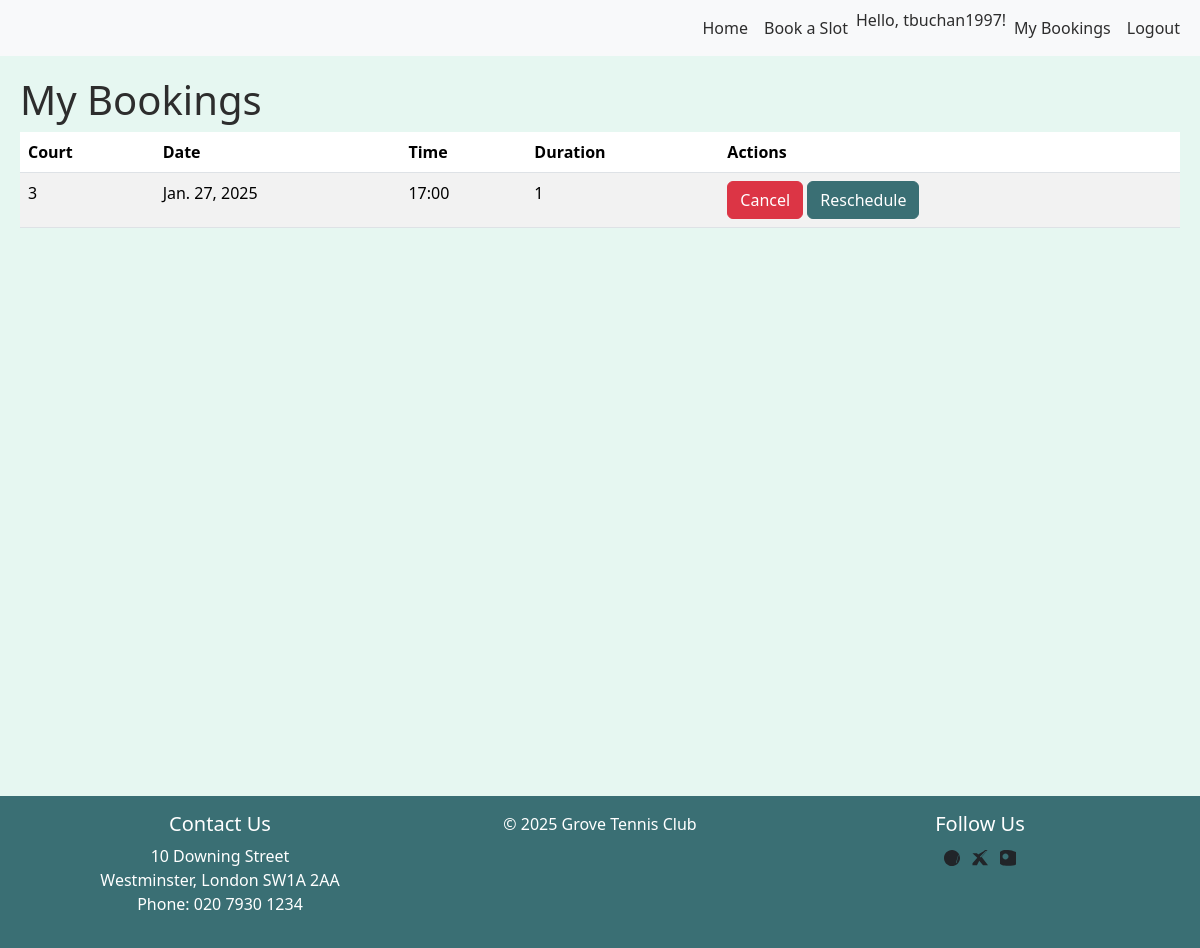
/bookings/ (signed in), run on an earlier commit of the app's database.
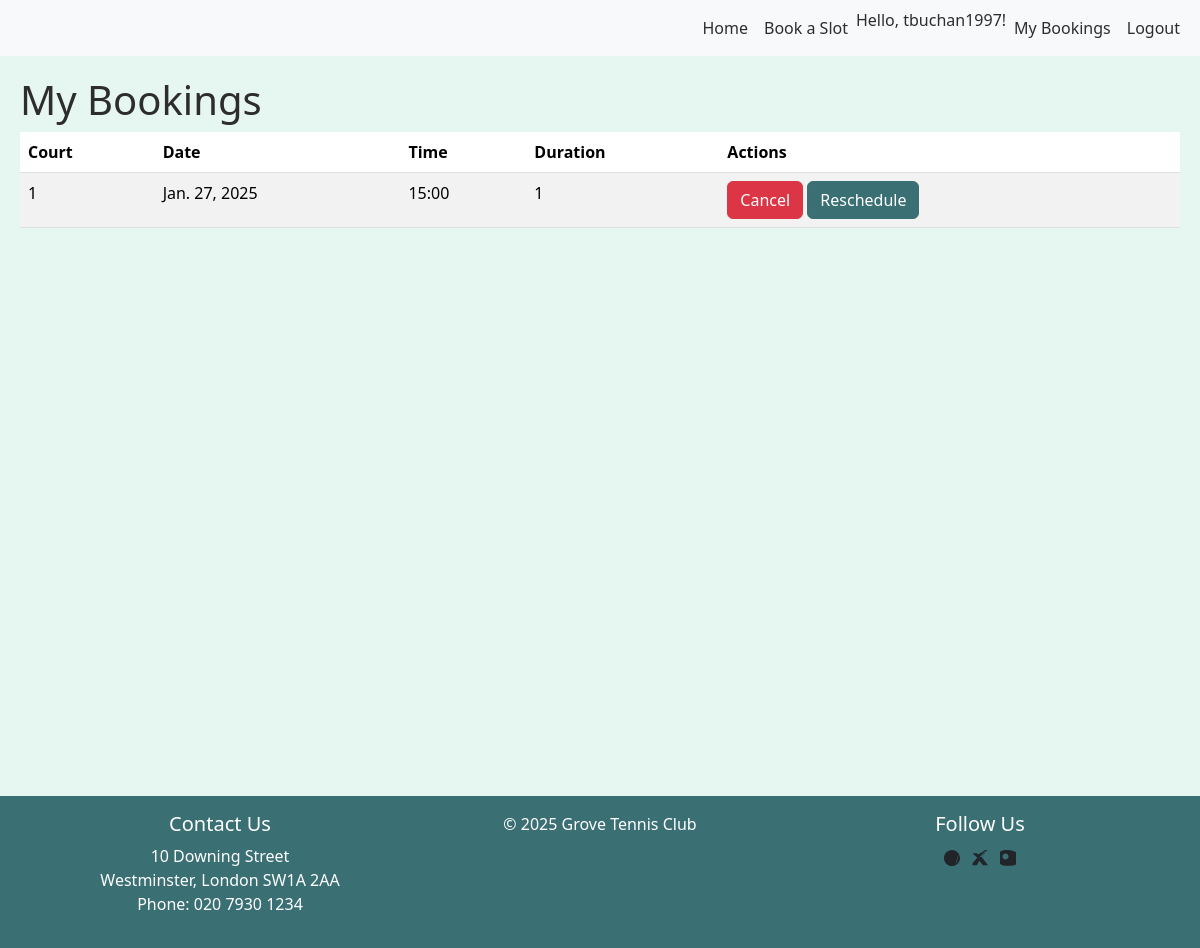
And on a later commit of the database.
### bookings/models.py (models this page shows, shortened)
class Booking(models.Model):
    user = models.ForeignKey(User, on_delete=models.CASCADE, related_name='my_bookings')
    booked_by = models.ForeignKey(User, on_delete=models.CASCADE, related_name='assigned_bookings')
    court = models.ForeignKey(Court, on_delete=models.CASCADE)
    availability = models.ForeignKey(Availability, on_delete=models.CASCADE)
    booking_date = models.DateField()
    booking_time = models.TimeField()
    duration = models.IntegerField()
    is_active = models.BooleanField(default=True)

class Court(models.Model):
    court_number = models.IntegerField(unique=True)
    court_type = models.CharField(max_length=50)

### bookings/views.py (the view)
# urls.py: path('bookings/', views.view_bookings, name='view_bookings'),
@login_required
def view_bookings(request):
    bookings = Booking.objects.filter(user=request.user, is_active=True).order_by('booking_date', 'booking_time') #Only active bookings
    return render(request, 'bookings/dashboard.html', {'bookings': bookings})

### bookings/templates/bookings/dashboard.html (shortened to what this page needs)
{% extends "base_generic.html" %}
{% load static %}
{% load availability_filters %}
{% block content %}
<h1>My Bookings</h1>
{% if bookings %}
<table class="table table-striped">
    <thead>
        <tr>
            <th>Court</th>
            <th>Date</th>
            <th>Time</th>
            <th>Duration</th>
            <th>Actions</th>
        </tr>
    </thead>
    <tbody>
        {% for booking in bookings %}
        <tr>
            <td>{{ booking.court.court_number }}</td>
            <td>{{ booking.booking_date }}</td>
            <td>{{ booking.booking_time|time:"H:i" }}</td>
            <td>{{ booking.duration }}</td>
            <td>
                <button class="btn btn-danger cancel-button" data-booking-id="{{ booking.id }}">Cancel</button>
                <button class="btn btn-primary reschedule-button" data-booking-id="{{ booking.id }}"
                        data-booking-date="{{ booking.booking_date }}" data-booking-time="{{ booking.booking_time }}">
                    Reschedule
                </button>
            </td>
        </tr>
        {% endfor %}
    </tbody>
</table>
{% else %}
<p>You have no upcoming bookings.</p>
{% endif %}
<link rel="stylesheet" href="{% static 'css/style.css' %}">
{% endblock %}

### templates/base_generic.html (shortened to what this page needs)
{% load static %}
<!DOCTYPE html>
<html lang="en">
<head>
    <link href="https://cdn.jsdelivr.net/npm/bootstrap@5.3.2/dist/css/bootstrap.min.css" rel="stylesheet"
>
    <link rel="stylesheet" href="{% static 'css/style.css' %}">
</head>
<body>
    <header id="page-header">
        <nav class="navbar navbar-expand-lg navbar-light bg-light">
            <div class="container-fluid">
                <div class="collapse navbar-collapse" id="navbarNav">
                    <ul class="navbar-nav ms-auto">
                        <li class="nav-item">
                            <a class="nav-link" href="{% url 'home' %}">Home</a>
                        </li>
                        <li class="nav-item">
                            <a class="nav-link" href="{% url 'book_slot' %}">Book a Slot</a>
                        </li>
                        {% if user.is_authenticated %}
                        <li class="nav-item">Hello, {{ user.username }}!</li>
                        <li class="nav-item"> <a class="nav-link" href="{% url 'view_bookings' %}">My Bookings</a></li>
                        <li class="nav-item">
                            <a class="nav-link" href="{% url 'logout' %}">Logout</a>
                        </li>
                        {% endif %}
                    </ul>
                </div>
            </div>
        </nav>
    </header>
    <main id="page-content">
        {% block content %}{% endblock %}
    </main>
    <footer id="page-footer" class="bg-light text-center py-3 mt-auto">
        <div class="container">
            <div class="row">
                <div class="col-md-4">
                    <h5>Contact Us</h5>
                    <p>10 Downing Street<br>
                        Westminster, London SW1A 2AA<br>
                        Phone: 020 7930 1234</p>
                </div>
                <div class="col-md-4">
                    <p>&copy; 2025 Grove Tennis Club</p>
                </div>
                <div class="col-md-4">
                    <h5>Follow Us</h5>
                    <ul class="list-inline">
                        <li class="list-inline-item">
                            <a href="https://www.facebook.com/" target="_blank" class="text-decoration-none text-dark" aria-label="Facebook">
                            </a>
                        </li>
                        <li class="list-inline-item">
                            <a href="https://twitter.com/" target="_blank" class="text-decoration-none text-dark" aria-label="Twitter">
                                <svg xmlns="http://www.w3.org/2000/svg" width="16" height="16" fill="currentColor"
                                    class="bi bi-twitter-x" viewBox="0 0 16 16">
                                    <path
                                        d="M12.6.75h2.454l-5.36 6.142L16 15.25h-4.932l-3.867-4.382L4.94 15.25H.48v-2.108l4.777-5.392L.479 3.14h4.495l3.867 4.382L15.52 0h-2.92zM6.252 8.338l-2.29-2.62L12.485.75h1.516z" />
                                </svg>
                            </a>
                        </li>
                        <li class="list-inline-item">
                            <a href="https://www.instagram.com/" target="_blank" class="text-decoration-none text-dark" aria-label="Instagram">
                            </a>
                        </li>
                    </ul>
                </div>
            </div>
        </div>
    </footer>
</body>
</html>

### static/css/style.css (style rules this page uses)
:root { --primary-bg: #E6F7F1; --secondary-bg: #B2C2E0; --primary-accent: #3A6F74; --secondary-accent: #5C88C8; --light-text: #FFFFFF; --dark-text: #2D2D2D; }
body { background-color: var(--primary-bg); color: var(--dark-text); display: flex; flex-direction: column; margin: 0; min-height: 100vh; }
.navbar { background-color: var(--secondary-bg); }
.navbar-light .navbar-nav .nav-link { color: var(--dark-text); }
.btn-primary { background-color: var(--primary-accent); border-color: var(--primary-accent); color: var(--light-text); }
#page-footer { background-color: var(--primary-accent) !important; color: var(--light-text); padding: 1rem; margin-top: auto; width: 100%; }
#page-footer a { color: var(--light-text); }
#page-footer h5 { color: var(--light-text); }
#page-content { padding: 20px; min-height: calc(100vh - 120px); margin-bottom: 60px; }
.table { width: 100%; }
.text-center { text-align: center; }

What changed in the data, as far as the page shows it:
no longer on this page (row edited): Booking: court.court_number "3", booking_date "Jan. 27, 2025", booking_time "17:00", duration "1"
added Booking: court.court_number "1", booking_date "Jan. 27, 2025", booking_time "15:00", duration "1"
